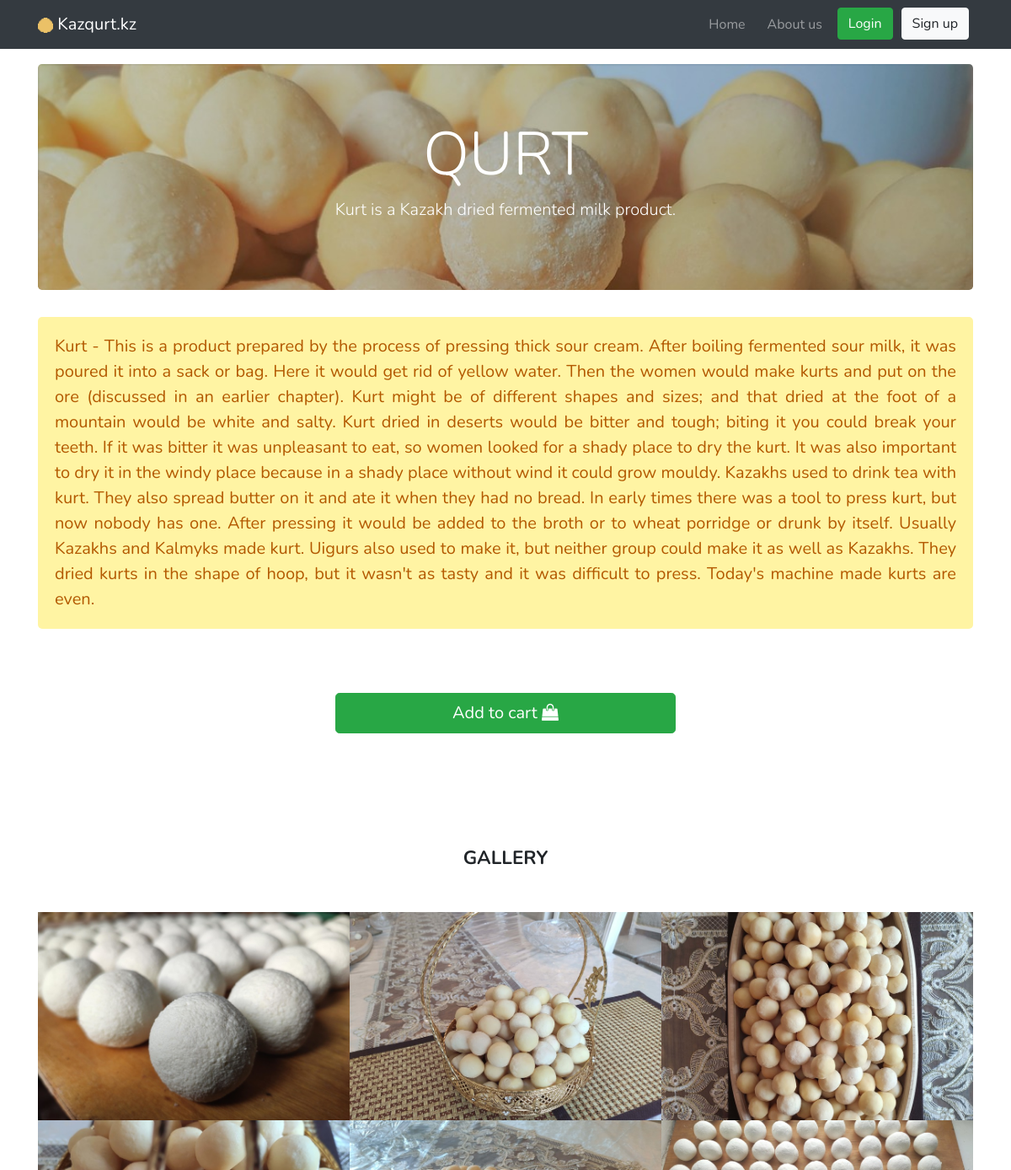
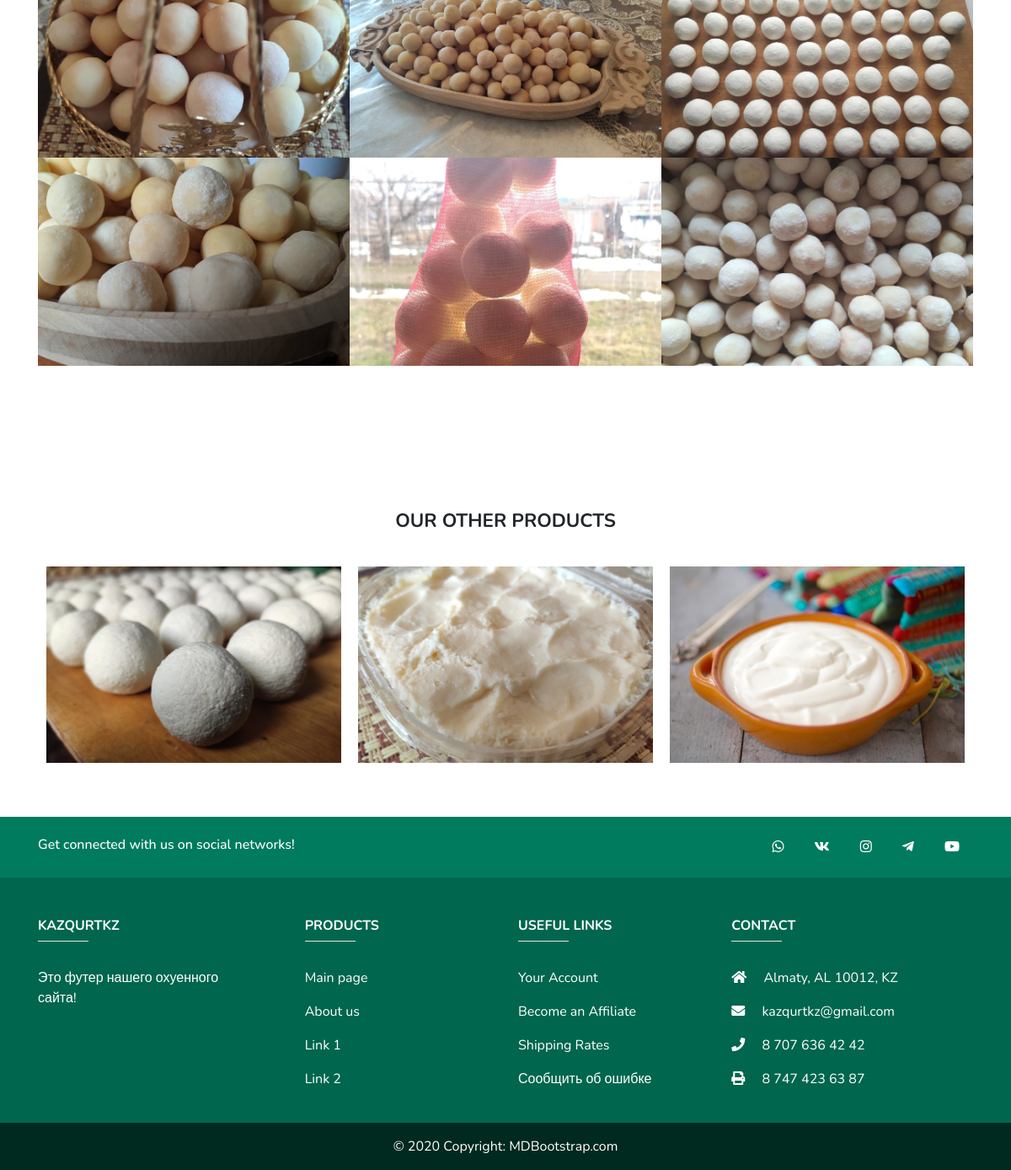
The page /pages/products.php?id=1 on the database its author committed (2 pictures, top to bottom).
### tables this page shows
CREATE TABLE `products` (
  `id` int(11) NOT NULL,
  `title` varchar(100) NOT NULL,
  `info` text NOT NULL,
  `cover_info` varchar(255) NOT NULL,
  `banner_info` varchar(255) NOT NULL,
  `product_info` varchar(255) NOT NULL
);

### pages/products.php (the view, shortened to what this page needs)
<?php require "../includes/config.php"; ?>
<!DOCTYPE html>
<html>
<head>
    <?php require "../includes/head.php"; ?>
	<link rel="stylesheet" href="https://cdnjs.cloudflare.com/ajax/libs/baguettebox.js/1.10.0/baguetteBox.min.css" />
	<link rel="stylesheet" href="../css/compact-gallery.css">
</head>
<body>
	<?php include "../includes/navbar.php"; ?>
	<div class="container">
		<?php
		$products = mysqli_query($connection, "SELECT * FROM `products` WHERE `id` = " . (int) $_GET['id']);
		if (mysqli_num_rows($products) <= 0) {
			echo "<p>The page you requested was not found!</p>";
		} else {
			$prod = mysqli_fetch_assoc($products);
		?>
			<header
				class="jumbotron"
				style="background-image: url(../img/product-banners/product-banner-<?php echo $prod['title']; ?>.jpg);"
			>
				<h1 class="display-3 text-center" style="text-transform: uppercase;"><?php echo $prod['title']; ?></h1>
				<p class="lead text-center"><?php echo $prod['banner_info']; ?></p>
			</header>
			<div class="mb-4">
				<p class="productInfo">
					<?php echo $prod['info']; ?>
				</p>
					<div class="order-section">
						<a href="../pages/cart.php?id=<?php echo $prod['id'] ?>">
							<button type="submit" name="send" class="btn btn-success btn-lg btn-block">
								Add to cart <i class="fa fa-shopping-bag"></i>
							</button>
						</a>
					</div>
				<div class="gallery-block compact-gallery">
					<h2 class="heading">Gallery</h2>
					<div class="row no-gutters">
						<?php
						for ($i = 1; $i <= 9; $i++) { ?>
							<div class="col-md-6 col-lg-4 item zoom-on-hover">
								<a class="lightbox"
								href="../img/product-gallery/<?php echo $prod['title']; ?>/<?php echo $prod['title'] . $i . '.jpg'; ?>">
									<img class="img-fluid image" src="../img/product-gallery/<?php echo $prod['title']; ?>/<?php echo $prod['title'] . $i . '.jpg'; ?>">
								</a>
							</div>
						<?php }  ?>
					</div>
				</div>
				<div class="bottom-section">
					<h2 class="heading">Our other products</h2>
					<div class="row no-gutters">
						<?php
						$products_get_count = mysqli_query($connection, "SELECT COUNT(id) FROM `products`");
						$prod1 = mysqli_fetch_assoc($products_get_count);
						for ($i = 1; $i <= $prod1['COUNT(id)']; $i++) {
							$productid = mysqli_query($connection, "SELECT * FROM `products` WHERE `id` = " . $i);
							$product = mysqli_fetch_assoc($productid);
						?>
							<div class="col-md-6 col-lg-4 item zoom-on-hover">
								<a href="/pages/products.php?id=<?php echo $i; ?>">
									<img
										class="img-fluid image bottomProducts"
										src="../img/product-gallery/<?php echo $product['title']; ?>/<?php echo $product['title'] . 1 . '.jpg'; ?>"
									>
								</a>
							</div>
						<?php }  ?>
					</div>
				</div>
			</div>
		<?php } ?>
	</div>
	<?php include "../includes/footer.php"; ?>
</body>
</html>

### css/style.css (style rules this page uses)
html, body { font-family: 'Nunito', sans-serif; }
.heading { text-align: center; margin-bottom: 30px; font-weight: bold; font-size: 1.4rem; text-transform: uppercase; }
.jumbotron { margin-top: 76px; background-size: cover; color: white; }
.productInfo { background: #fff4a3; color: #b35900; text-align: justify; font-size: 20px; padding: 20px; border-radius: 5px }
.bottomProducts { margin-bottom: 30px; padding: 10px; }
.order-section { max-width: 40%; margin: auto; margin-bottom: 5%; margin-top: 5%; padding: 20px; }
.order-section a { text-decoration: none; }
.bottom-section { margin-top: 10%; }

### css/compact-gallery.css (style rules this page uses)
.gallery-block { padding-bottom: 60px; padding-top: 60px; }
.gallery-block .heading { margin-bottom: 50px; text-align: center; }
.gallery-block.compact-gallery .item { overflow: hidden; margin-bottom: 0; background: black; opacity: 1; }
.gallery-block.compact-gallery .item .image { transition: 0.8s ease; }

### rows shown on the page
products: title (picture), title "QURT", banner_info "Kurt is a Kazakh dried fermented milk product.", info "Kurt - This is a product prepared by the process of pressing thick sour cream. After boiling fermented sour milk, it was poured it into a sack or bag. Here it would get rid of yellow water. Then the women would make kurts and put on the ore (discussed in an earlier chapter). Kurt might be of different shapes and sizes; and that dried at the foot of a mountain would be white and salty. Kurt dried in deserts would be bitter and tough; biting it you could break your teeth. If it was bitter it was unpleasant to eat, so women looked for a shady place to dry the kurt. It was also important to dry it in the windy place because in a shady place without wind it could grow mouldy. Kazakhs used to…"
products: title (picture)
products: title (picture)

### other values the page prints
$config['title'] "Kazqurt.kz"
